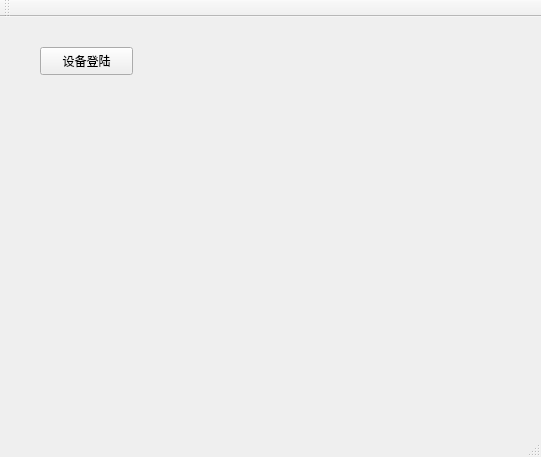
<?xml version="1.0" encoding="UTF-8"?>
<ui version="4.0">
 <class>MainWindow</class>
 <widget class="QMainWindow" name="MainWindow">
  <property name="geometry">
   <rect>
    <x>0</x>
    <y>0</y>
    <width>541</width>
    <height>457</height>
   </rect>
  </property>
  <property name="windowTitle">
   <string>MainWindow</string>
  </property>
  <widget class="QWidget" name="centralWidget">
   <widget class="QPushButton" name="login">
    <property name="geometry">
     <rect>
      <x>40</x>
      <y>30</y>
      <width>93</width>
      <height>28</height>
     </rect>
    </property>
    <property name="text">
     <string>设备登陆</string>
    </property>
   </widget>
  </widget>
  <widget class="QMenuBar" name="menuBar">
   <property name="geometry">
    <rect>
     <x>0</x>
     <y>0</y>
     <width>541</width>
     <height>26</height>
    </rect>
   </property>
  </widget>
  <widget class="QToolBar" name="mainToolBar">
   <attribute name="toolBarArea">
    <enum>TopToolBarArea</enum>
   </attribute>
   <attribute name="toolBarBreak">
    <bool>false</bool>
   </attribute>
  </widget>
  <widget class="QStatusBar" name="statusBar"/>
 </widget>
 <layoutdefault spacing="6" margin="11"/>
 <resources/>
 <connections/>
</ui>
